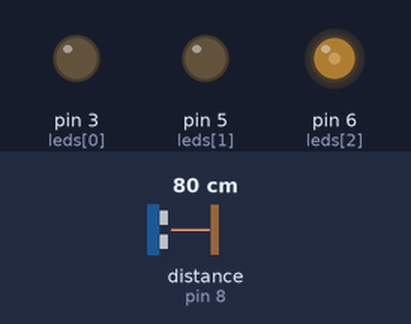
This sketch was run on a simulated Arduino Uno, built with avr-gcc and run on an emulated ATmega328P. Parts: output pins drawn as LEDs (lit = HIGH). The test bench sets the inputs (shaded band); at power-on: distance to the obstacle (sensor on pin 8) 80 cm. The echo pulse lasts 58.3 µs per cm.

Above: at 1.2 s.
1.3 s: distance to the obstacle (sensor on pin 8) set to 2 cm
At 2.5 s:
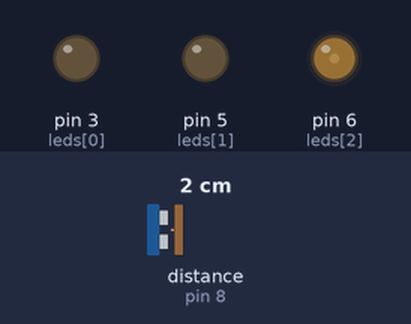
2.8 s: distance to the obstacle (sensor on pin 8) set to 4 cm
At 3.8 s:
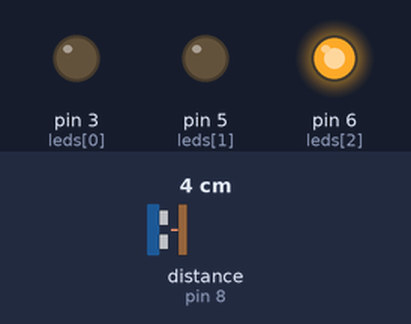
4.3 s: distance to the obstacle (sensor on pin 8) set to 9 cm
At 4.9 s:
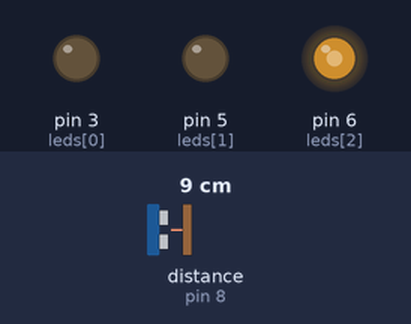
5.8 s: distance to the obstacle (sensor on pin 8) set to 18 cm
At 6.1 s:
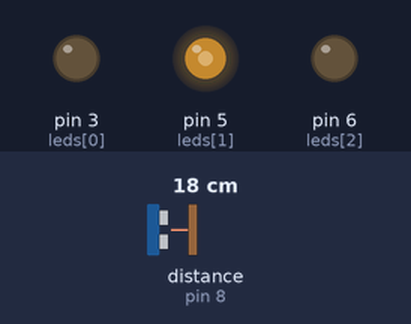
7.3 s: distance to the obstacle (sensor on pin 8) set to 35 cm
At 8.5 s:
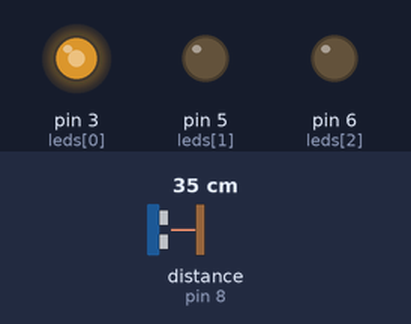
8.8 s: distance to the obstacle (sensor on pin 8) set to 60 cm
At 9.7 s:
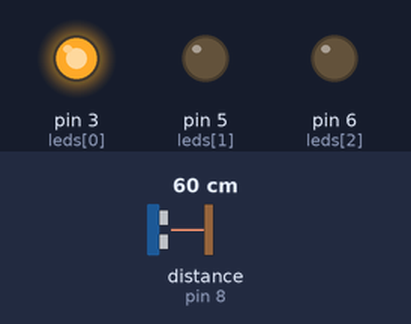
Timing chart, 0 to 11.3 s (numbered marks = the images above; inputs shaded):
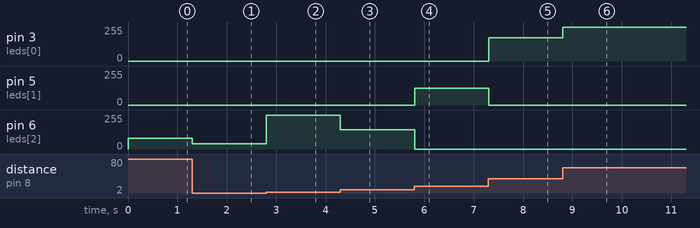

The sketch:

Sonar_GYR.ino
```cpp
#include <NewPing.h>

const uint8_t echoPin = 8;
const uint8_t trigPin = 9;

NewPing sonar(trigPin,echoPin,70);

uint8_t const leds[] = {3,5,6}; // G Y R

void setup() {
  // put your setup code here, to run once:
  pinMode(leds[0],OUTPUT);
  pinMode(leds[1],OUTPUT);
  pinMode(leds[2],OUTPUT);
  Serial.begin(9600);
}

uint8_t max = 40;

void loop() {
  // put your main code here, to run repeatedly:
  int dist = sonar.ping_cm();
  dist = (dist > max) ? max : dist;
  float range = ((float)dist)/max;
  float green_range  =  InRange(range-0.6,0.0,0.4) / 0.4 ;
  float yellow_range =  InRange(range-0.3,0.0,0.3) / 0.3 ;
  float red_range    =  InRange(1.0-range,0.7,1.0) / 0.3 ;
  analogWrite(leds[0],(uint8_t) (green_range  *255));
  analogWrite(leds[1],(uint8_t) (yellow_range * 255 ) );
  analogWrite(leds[2],(uint8_t) (red_range    * 255) );

}

float InRange(float val,float min,float max){
  float res = 0.0f;
  res = ((val >= min) && (val <= max)) ? val : 0.0f;
  return res;
}
```

Measured:
- after the input at 1.3 s, pin 6 (leds[2]): 82/255 → 39/255 at once
- after the input at 2.8 s, pin 6 (leds[2]): 39/255 → 252/255 at once
- after the input at 4.3 s, pin 6 (leds[2]): 252/255 → 146/255 at once
- after the input at 5.8 s, pin 5 (leds[1]): 0/255 → 127/255 at once; pin 6 (leds[2]): 146/255 → 0/255 at once
- after the input at 7.3 s, pin 3 (leds[0]): 0/255 → 175/255 at once; pin 5 (leds[1]): 127/255 → 0/255 at once
- after the input at 8.8 s, pin 3 (leds[0]): 175/255 → 254/255 at once
